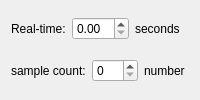
              <widget class="QWidget" name="Device3_Channel3">
               <attribute name="title">
                <string>Channel3</string>
               </attribute>
               <layout class="QGridLayout" name="gridLayout_26">
                <item row="0" column="0">
                 <layout class="QHBoxLayout" name="horizontalLayout_37">
                  <item>
                   <widget class="QLabel" name="label_73">
                    <property name="text">
                     <string>Real-time:</string>
                    </property>
                   </widget>
                  </item>
                  <item>
                   <widget class="QDoubleSpinBox" name="Device3_Channel3_RealTime"/>
                  </item>
                  <item>
                   <widget class="QLabel" name="label_74">
                    <property name="text">
                     <string>seconds</string>
                    </property>
                   </widget>
                  </item>
                 </layout>
                </item>
                <item row="1" column="0">
                 <layout class="QHBoxLayout" name="horizontalLayout_38">
                  <item>
                   <widget class="QLabel" name="label_75">
                    <property name="text">
                     <string>sample count:</string>
                    </property>
                   </widget>
                  </item>
                  <item>
                   <widget class="QSpinBox" name="Device3_Channel3_Counternum"/>
                  </item>
                  <item>
                   <widget class="QLabel" name="label_76">
                    <property name="text">
                     <string>number</string>
                    </property>
                   </widget>
                  </item>
                 </layout>
                </item>
               </layout>
              </widget>
